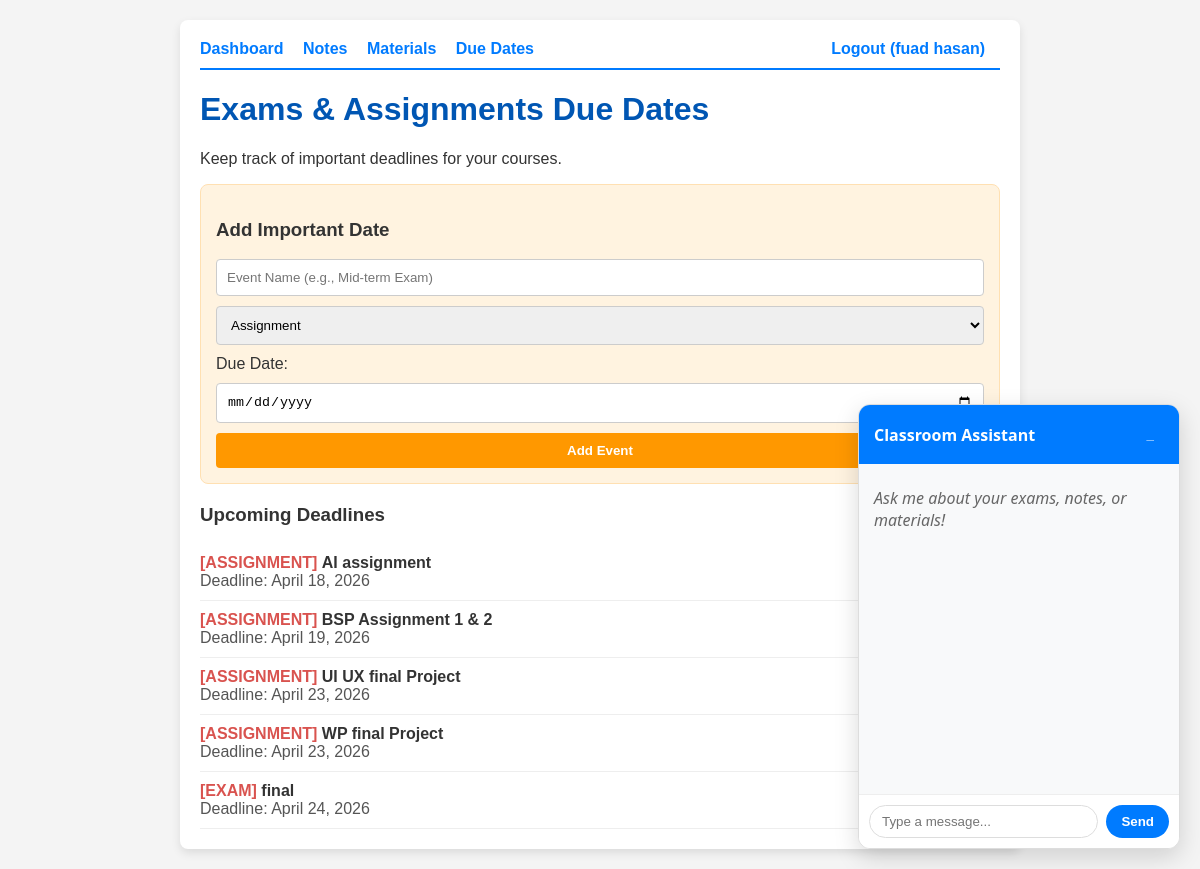
/calendar.php (signed in), run on the app's committed database.
### tables this page shows
CREATE TABLE events (
    id INTEGER PRIMARY KEY AUTOINCREMENT,
    title TEXT NOT NULL,
    type TEXT CHECK(type IN ('assignment', 'exam')) NOT NULL,
    due_date DATE NOT NULL,
    created_at DATETIME DEFAULT CURRENT_TIMESTAMP
);

### calendar.php (the view, shortened to what this page needs)
<?php
require_once 'includes/db.php';
$events = $db->query("SELECT * FROM events ORDER BY due_date ASC")->fetchAll();
?>
<?php include 'includes/header.php'; ?>
<h1>Exams & Assignments Due Dates</h1>
<p>Keep track of important deadlines for your courses.</p>
<div style="background: #fff3e0; padding: 15px; border: 1px solid #ffe0b2; border-radius: 8px; margin-bottom: 20px;">
    <h3>Add Important Date</h3>
    <form method="POST">
        <input type="text" name="title" placeholder="Event Name (e.g., Mid-term Exam)" required>
        <select name="type">
            <option value="assignment">Assignment</option>
        </select>
        <label>Due Date:</label>
        <input type="date" name="due_date" required>
        <button type="submit" style="background-color: #ff9800;">Add Event</button>
    </form>
</div>
<h3>Upcoming Deadlines</h3>
<?php if (empty($events)): ?>
    <p>No deadlines scheduled yet.</p>
<?php else: ?>
    <?php foreach ($events as $event): ?>
        <div class="item" style="display: flex; justify-content: space-between; align-items: center;">
            <div>
                <span class="due-date">[<?php echo strtoupper($event['type']); ?>]</span>
                <strong><?php echo htmlspecialchars($event['title']); ?></strong>
                <br>
                <span style="color: #555;">Deadline: <?php echo date('F j, Y', strtotime($event['due_date'])); ?></span>
            </div>
            <div>
                <a href="calendar.php?delete=<?php echo $event['id']; ?>"
                   onclick="return confirm('Are you sure you want to delete this event?')"
                   style="color: #dc3545; text-decoration: none; font-weight: bold; border: 1px solid #dc3545; padding: 5px 10px; border-radius: 4px;">Delete</a>
            </div>
        </div>
    <?php endforeach; ?>
<?php endif; ?>
<?php include 'includes/footer.php'; ?>

### assets/css/style.css (style rules this page uses)
body { font-family: sans-serif; margin: 0; padding: 20px; background-color: #f4f4f4; color: #333; }
h1, h2 { color: #0056b3; }
form { display: flex; flex-direction: column; gap: 10px; }
input, select, textarea { padding: 10px; border: 1px solid #ccc; border-radius: 4px; }
button { padding: 10px; background-color: #007bff; color: white; border: none; border-radius: 4px; cursor: pointer; font-weight: bold; }
.item { border-bottom: 1px solid #eee; padding: 10px 0; }
.due-date { font-weight: bold; color: #d9534f; }

### data on the page
events: type "ASSIGNMENT", title "AI assignment", due_date "April 18, 2026"
events: type "ASSIGNMENT", title "BSP Assignment 1 & 2", due_date "April 19, 2026"
events: type "ASSIGNMENT", title "UI UX final Project", due_date "April 23, 2026"
events: type "ASSIGNMENT", title "WP final Project", due_date "April 23, 2026"
events: type "EXAM", title "final", due_date "April 24, 2026"

### other printed values
$_SESSION['user_name'] "fuad hasan"
